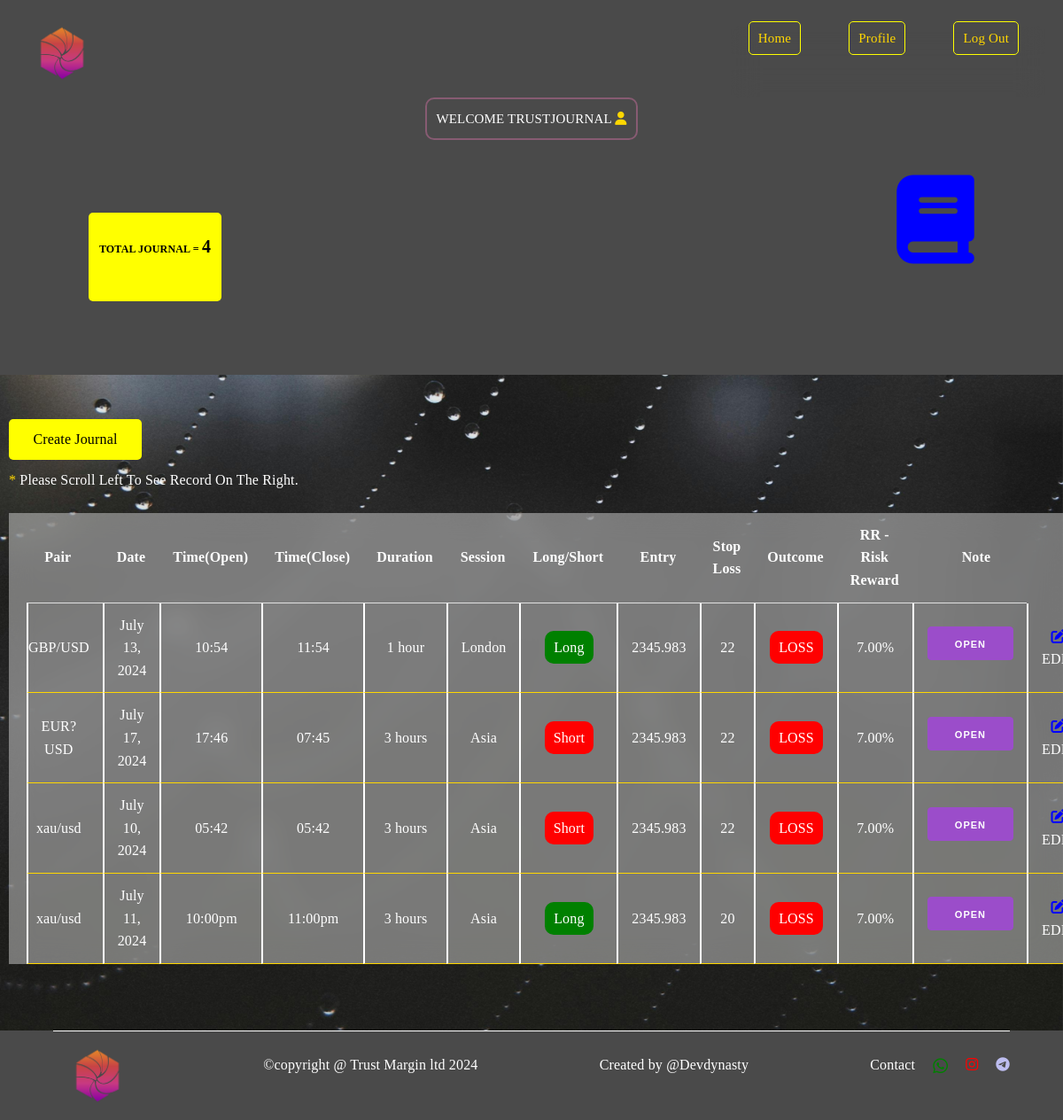
Screenshot of /dashboard (signed in) with the database file from the repository.
### journal/models.py (models this page shows, shortened)
class Profile(models.Model):
    user = models.OneToOneField(User, on_delete=models.CASCADE)
    first_name = models.CharField(max_length=50)
    last_name = models.CharField(max_length=50)
    email = models.EmailField(max_length=50)
    class Meta:
        db_table = 'profile'
        managed = True
        verbose_name = 'Profile'
        verbose_name_plural = 'Profiles'

class Journal(models.Model):
    user = user = models.ForeignKey(User, on_delete=models.CASCADE,null=True)
    date = models.DateField()
    pair = models.CharField(max_length=250)
    time_open = models.CharField(max_length=250)
    time_close = models.CharField(max_length=250)
    duration = models.CharField(max_length=250)
    session = models.CharField(max_length=250)
    longorshort = models.BooleanField(default=True,null=True)
    entry = models.CharField(max_length=250,null=True)
    stop_loss = models.CharField(max_length=250,null=True)
    outcome = models.BooleanField(default=True,null=True)
    rr = models.DecimalField(max_digits=6, decimal_places=2)
    note = models.TextField(max_length=5000)

### journal/views.py (the view)
# urls.py: path('dashboard',dashboard,name='dashboard'),
@login_required(login_url='userlogin')
def dashboard(request):
    getname = Profile.objects.get(user__username = request.user.username)
    journal = Journal.objects.select_related('user').filter(user= request.user).order_by('-id')
    count = journal.count()
    context = {
        'getname':getname,
        'journal':journal,
        'count':count
    }
    return render(request, 'dashboard.html',context)

### journal/templates/dashboard.html (shortened to what this page needs)
<!DOCTYPE html>
{% load static %}
<html lang="en">
<head>
    <link rel="stylesheet" href="https://cdnjs.cloudflare.com/ajax/libs/font-awesome/6.5.2/css/all.min.css" />
    <link rel="stylesheet" href="{% static 'milligram.css' %}">
    <link rel="stylesheet" href="{% static 'style.css' %}">
</head>
<body>
    <section class="navbar">
        <nav class="navlist">
            <img src="{% static 'img/20230312_165351.png' %}" alt="logo" class="logopng">
            <div class="navitems">
              <a href=" {% url 'index' %}" class="navobjects"> Home</a>
              <a href="{% url 'profile' %}" class="navobjects">Profile</a>
              <a href="{% url 'signout' %}" class="navobjects">Log out</a>
            </div>
          </nav>
        </section>
        <p class="welcomeuser">Welcome {{ getname.user.username }} <i class="fa-solid fa-user"></i></p>
    <section class="entry_but">
      <div class="counting">
        <div class="count_card">
          <p class="countescript">TOTAL JOURNAL = <span class="countnum">{{count}}</span></p>
        </div>
      </div>
      <div class="linkbt">
          <p><i class="fa-solid fa-book"></i></p>
      </div>
    </section>
    <section class="tablehold">
      <div class="createj">
        <a href="{% url 'journal' %}" class="createcolor">Create Journal</a>
    </div>
      <p class="tb_inst"><span class="asterik">* </span>Please scroll left to see record on the right.</p>
        <table>
            <thead>
              <tr>
                <th>pair</th>
                <th>date</th>
                <th>time(open)</th>
                <th>time(close)</th>
                <th>duration</th>
                <th>session</th>
                <th>long/short</th>
                <th>entry</th>
                <th>stop loss</th>
                <th>outcome</th>
                <th>rR - risk reward</th>
                <th>Note</th>
              </tr>
            </thead>
            <tbody>
            {% for items in journal %}
              <tr>
                <td>{{ items.pair }}</td>
                <td>{{ items.date }}</td>
                <td>{{ items.time_open }}</td>
                <td>{{ items.time_close }}</td>
                <td>{{ items.duration }}</td>
                <td>{{ items.session }}</td>
                {% if items.longorshort %}
                <td><span class="longsht">Long</span></td>
                {% else %}
                <td><span class="shtlong">Short</span></td>
                {% endif %}
                <td>{{ items.entry }}</td>
                <td>{{ items.stop_loss }}</td>
                {% if items.outcome %}
                <td><span class="longsht">WIN</span></td>
                {% else %}
                <td><span class="shtlong">LOSS</span></td>
                {% endif %}
                <td>{{ items.rr }}%</td>
                <td><button class="modalButton" data-modal-id="modal{{ items.id }}">Open</button></td>
                <td><a href="{% url 'update' items.id %}"><i class="fa-solid fa-pen-to-square" style="color: blue;"></i></a>EDIT</td>
              </tr>
            {% endfor %}
            </tbody>
          </table>
    </section>
    <section class="footer">
      <div class="container" >
          <div class="footerholers" style="border-top: 1px solid white; display: flex;">
                  <img src="{% static 'img/20230312_165351.png' %}" alt="logo" class="logopng">
               <div class="copyright">
                   <p style="color: White;">&copy;copyright @ Trust Margin ltd 2024</p>
               </div>
               <div class="owner">
                   <p style="color: white;">Created by @Devdynasty</p>
               </div>
               <div class="owner " style="display: flex;">
                   <p style="color: White;">Contact </p>
                   <a href="" style="margin-left: 2rem;color: green; font-size: larger;"><i class="fa-brands fa-whatsapp"></i></a>
                   <a href="" style="margin-left: 2rem;color: red;"><i class="fa-brands fa-instagram"></i></a>
                   <a href="" style="margin-left: 2rem;color: rgb(189, 189, 240);"><i class="fa-brands fa-telegram"></i></a>
               </div>
          </div>
      </div>
  </section>
</body>
</html>

### journal/static/milligram.css (style rules this page uses)
*, *:after, *:before { box-sizing: inherit; }
html { box-sizing: border-box; font-size: 62.5%; }
body { color: #606c76; font-family: 'Roboto', 'Helvetica Neue', 'Helvetica', 'Arial', sans-serif; font-size: 1.6em; font-weight: 300; letter-spacing: .01em; line-height: 1.6; }
.button, button, input[type='button'], input[type='reset'], input[type='submit'] { background-color: #9b4dca; border: 0.1rem solid #9b4dca; border-radius: .4rem; color: #fff; cursor: pointer; display: inline-block; font-size: 1.1rem; font-weight: 700; height: 3.8rem; letter-spacing: .1rem; line-height: 3.8rem; padding: 0 3.0rem; text-align: center; text-decoration: none; text-transform: uppercase; white-space: nowrap; }
.container { margin: 0 auto; max-width: 112.0rem; padding: 0 2.0rem; position: relative; width: 100%; }
a { color: #9b4dca; text-decoration: none; }
.button, button, dd, dt, li { margin-bottom: 1.0rem; }
blockquote, dl, figure, form, ol, p, pre, table, ul { margin-bottom: 2.5rem; }
table { border-spacing: 0; display: block; overflow-x: auto; text-align: left; width: 100%; }
td, th { border-bottom: 0.1rem solid #e1e1e1; padding: 1.2rem 1.5rem; }
td:first-child, th:first-child { padding-left: 0; }
td:last-child, th:last-child { padding-right: 0; }
@media (min-width: 40rem) { table { display: table; overflow-x: initial; } }
p { margin-top: 0; }
img { max-width: 100%; }

### rows the page displays
Profile: user.username "TRUSTJOURNAL"
Journal: pair "GBP/USD", date "July 13, 2024", time_open "10:54", time_close "11:54", duration "1 hour", session "London", longorshort "Long", entry "2345.983", stop_loss "22", outcome "LOSS", rr "7.00"
Journal: pair "EUR?USD", date "July 17, 2024", time_open "17:46", time_close "07:45", duration "3 hours", session "Asia", longorshort "Short", entry "2345.983", stop_loss "22", outcome "LOSS", rr "7.00"
Journal: pair "xau/usd", date "July 10, 2024", time_open "05:42", time_close "05:42", duration "3 hours", session "Asia", longorshort "Short", entry "2345.983", stop_loss "22", outcome "LOSS", rr "7.00"
Journal: pair "xau/usd", date "July 11, 2024", time_open "10:00pm", time_close "11:00pm", duration "3 hours", session "Asia", longorshort "Long", entry "2345.983", stop_loss "20", outcome "LOSS", rr "7.00"

### other values shown
{{ count }} "4"
